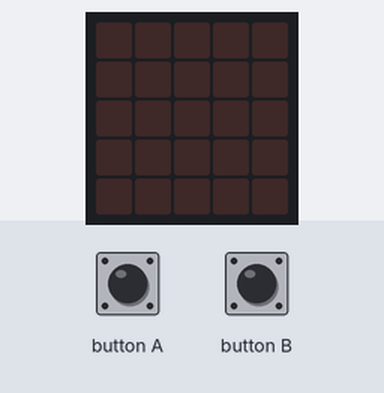
Simulated run of this program. Board: BBC micro:bit (MakeCode). Shown: the board's 5×5 LED display. The test bench sets the inputs (shaded band). The 48×5 strip is a reading aid, not a part: it shows the text the display is scrolling, unrolled, one strip-width of it at a time; the short countdown, score and lost-life animations are approximate.

Above: at 1.2 s.
1.3 s: button B pressed for 0.15 s
At 1.65 s:
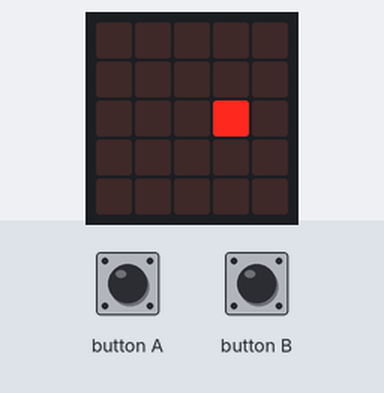
At 2.05 s:
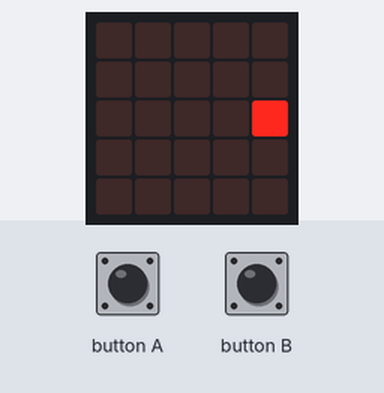
4.3 s: button A pressed for 0.15 s
7.3 s: button A pressed 5 times (0.12 s each, 0.3 s apart)
At 8.9 s:
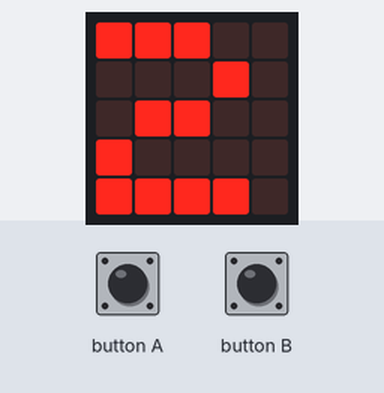

The program:

main.ts
```typescript
let 秒 = 0
let sprite: game.LedSprite = null
let 失敗 = 0
function 贏的畫面 () {
    for (let index = 0; index < 3; index++) {
        basic.showLeds(`
            # . # . #
            . # . # .
            # . # . #
            . # . # .
            # . # . #
            `)
        basic.showLeds(`
            . # . # .
            # . # . #
            . # . # .
            # . # . #
            . # . # .
            `)
    }
    basic.clearScreen()
    basic.showString("You win!")
}
input.onButtonPressed(Button.A, function () {
    秒 = 400
    if (sprite.get(LedSpriteProperty.X) == 2) {
        game.addScore(1)
    }
    if (sprite.get(LedSpriteProperty.X) != 2) {
        失敗 += -1
    }
    if (失敗 == 0) {
        sprite.delete()
        basic.clearScreen()
        basic.showString("" + (game.score()))
        basic.pause(500)
    } else {
        if (game.score() == 1) {
            秒 = 300
        }
        if (game.score() == 2) {
            秒 = 200
        }
        if (game.score() >= 3) {
            秒 = 100
        }
    }
    if (失敗 == 0) {
        if (game.score() >= 4) {
            贏的畫面()
        }
        if (game.score() < 4) {
            輸的畫面()
        }
    }
})
function 輸的畫面 () {
    for (let index = 0; index < 2; index++) {
        basic.showLeds(`
            # . . . #
            . . . . .
            . . . . .
            . . . . .
            # . . . #
            `)
        basic.showLeds(`
            . . . . .
            . # . # .
            . . . . .
            . # . # .
            . . . . .
            `)
        basic.showLeds(`
            . . . . .
            . . . . .
            . . # . .
            . . . . .
            . . . . .
            `)
    }
    basic.clearScreen()
    basic.showString("You lose!")
}
input.onButtonPressed(Button.B, function () {
    basic.clearScreen()
    失敗 = 3
    秒 = 400
    game.setScore(0)
    sprite = game.createSprite(2, 2)
    while (game.isRunning()) {
        sprite.move(1)
        basic.pause(秒)
        sprite.ifOnEdgeBounce()
    }
})
```

test.ts
```typescript
// 在這裡測試；當此封包作為擴充功能時，將不會編譯此內容。
```

Measured:
- after the input at 1.3 s, the display: changes after 0.15 s (image 1)
- after the input at 7.3 s, the display: first differs from a run without the input after 0.72 s (image 3 shows a later state)
- what the display in image 1 shows lasts 0.4 s, from 1.5 s to 1.9 s
